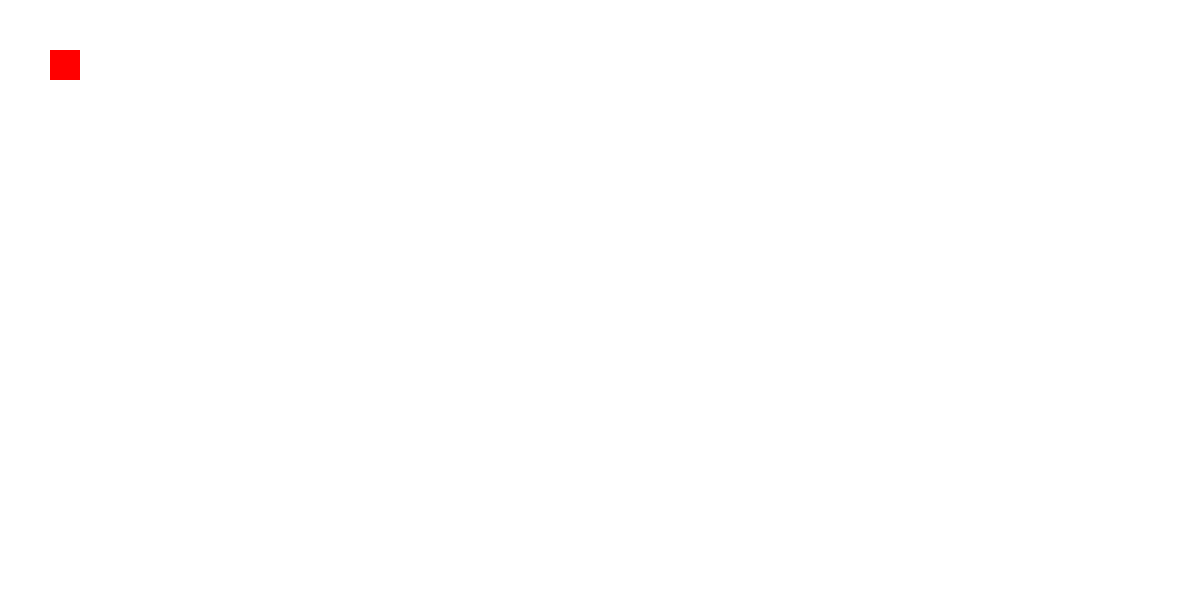
Frame 1 (no input)
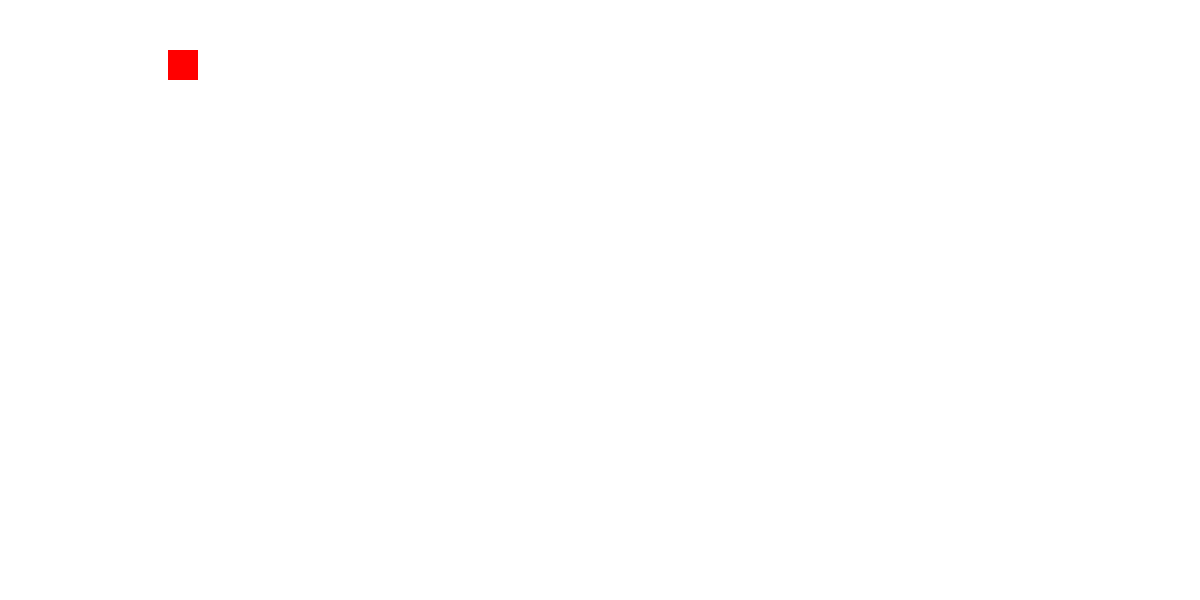
Frame 60 (the mouse pressed at the canvas centre just before this capture)
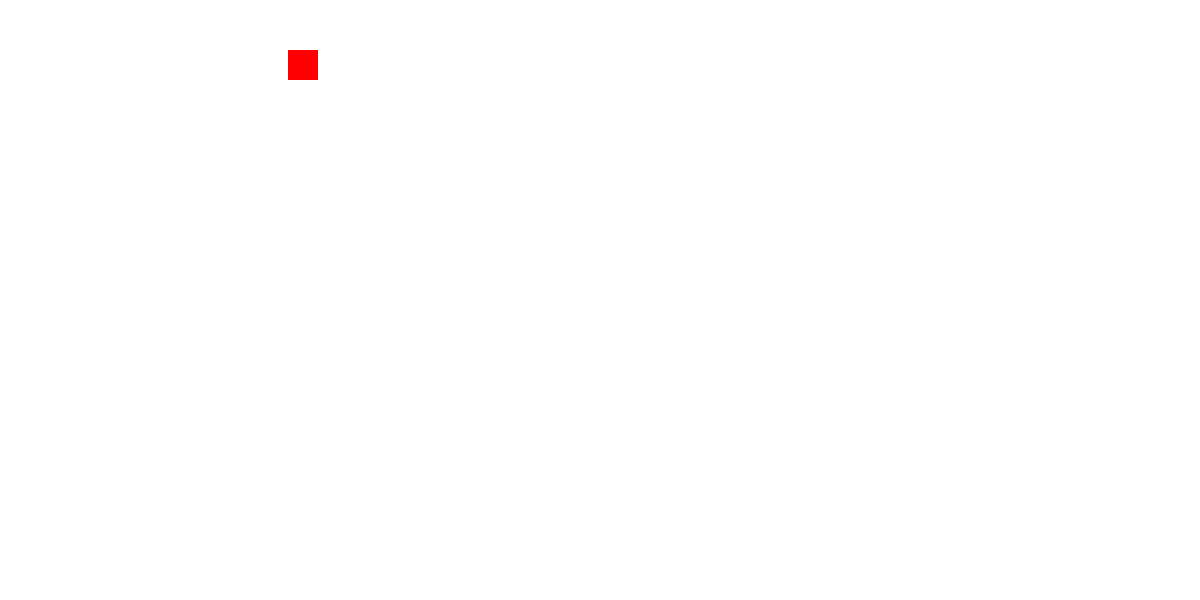
Frame 120 (the mouse held since frame 60 and released just before this capture)

The Processing sketch that drew these frames (run headless with seeded random() and noise(); from frame 60 on, the mouse is pressed at the canvas centre):

// Processing sketch: snakegame
// ── snakegame.pde

int x = 50;
int y = 50;
int velocidadex = 1;
int velocidadey = 0;
int tamanho = 30;
int gamevelocidade = 2;

void setup(){
  size(1200, 600);
}

void draw(){
  background(255);
  noStroke();
  fill(255, 0, 0);
  rect(x, y, tamanho, tamanho);
  morte();
  x = x + velocidadex * gamevelocidade;
  y = y + velocidadey * gamevelocidade;
}

void morte(){
  if ( x > width - tamanho | y > height - tamanho | x < 0 | y < 0){
      background(255, 0, 0);
  }

}

void keyPressed() {
  if (keyCode == UP) {
    velocidadex = 0;
    velocidadey = -1;
    
  } else if (keyCode == DOWN) {
    velocidadex = 0;
    velocidadey = 1;    
    
  } else if (keyCode == RIGHT) {
    velocidadex = 1;
    velocidadey = 0;     
    
  } else if (keyCode == LEFT) {
    velocidadex = -1;
    velocidadey = 0;     
    
  }
}
